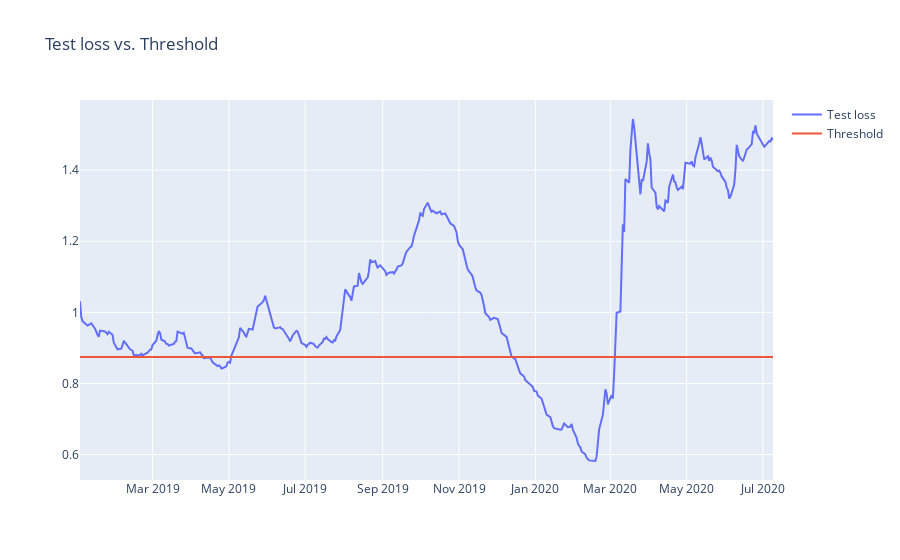

The code cell stored with this chart in its notebook:
### Code cell
test_score_df = pd.DataFrame(test[TIME_STEPS:])
test_score_df['loss'] = test_mae_loss
test_score_df['threshold'] = threshold
test_score_df['anomaly'] = test_score_df['loss'] > test_score_df['threshold']
test_score_df[TICKER] = test[TIME_STEPS:][TICKER]

fig = go.Figure()
fig.add_trace(go.Scatter(x=test_score_df.index.date, y=test_score_df['loss'], name='Test loss'))
fig.add_trace(go.Scatter(x=test_score_df.index.date, y=test_score_df['threshold'], name='Threshold'))
fig.update_layout(showlegend=True, title='Test loss vs. Threshold')
fig.show()

### Figure 1 — Plotly figure (JSON) as saved in the notebook; plotly's stock layout.template omitted (floating-point values rounded to 4 significant figures; data arrays with more than 128 entries replaced by an {"elided": "..."} marker saying what was removed)
{"data": [{"name": "Test loss", "type": "scatter", "x": {"elided": "383 str values"}, "y": {"elided": "383 float values"}}, {"name": "Threshold", "type": "scatter", "x": {"elided": "383 str values"}, "y": {"elided": "383 float values"}}], "layout": {"showlegend": true, "title": {"text": "Test loss vs. Threshold"}}}
